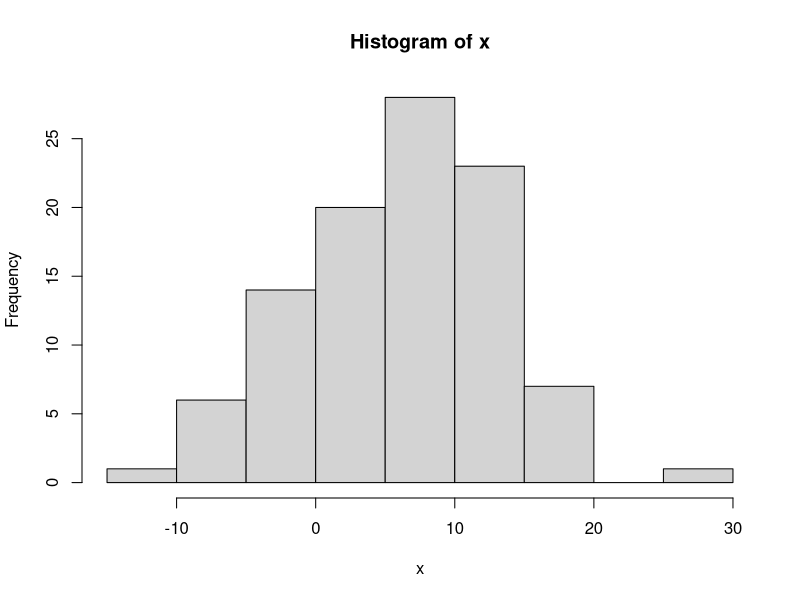
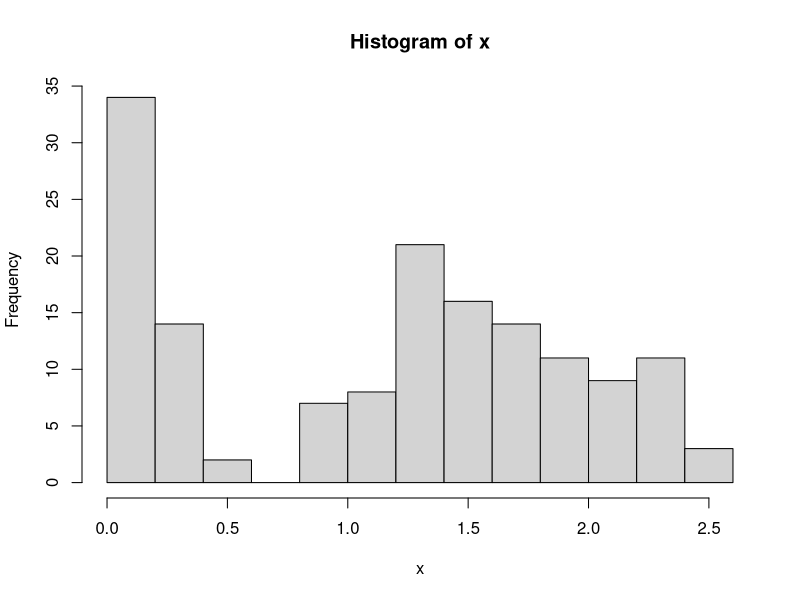

Here is the R script that generated these plots, in order:
## ---- chunk 1
#Draw a 100 points from a random normal of 100 with mean =6, sd =7
x<-rnorm(100,6,7)
#view distribution
hist(x)
#sample 5 without replacement
sample(x,5)
## ---- chunk 2
require(xtable)
options(xtable.type = 'html')
xtable(head(iris))
## ---- chunk 3
require(xtable)
options(xtable.type = 'html')
xtable(head(iris))
## ---- chunk 4
x<-iris$Sepal.Length
head(x)

y<-iris[,"Sepal.Length"]
head(y)
## ---- chunk 5
colnames(iris)
#Identical to iris$Sepal.Length
SL<-iris[,"Sepal.Length"]
head(SL)
SL2<-iris[,1]
## ---- chunk 6
a<-iris[c(5,7),1:2]
options(xtable.type = 'html')
xtable(head(a))
## ---- chunk 7
#Grab the Sepal.Width
x<-iris$Petal.Width
#Histogram
hist(x)
## ---- chunk 8
#Which values are greater than 1?
x<-iris$Petal.Width
logi<-x > 1

#Return all columns based on iris$Petal.Width
a<-iris[logi,]
## ---- chunk 9
options(xtable.type = 'html')
xtable(head(a))
## ---- chunk 10
#Which values are greater than 1?
x<-iris$Petal.Width
logi<-x > 1

#Return all values in Sepal.Length where Sepal.Width is greater than 1. 
head(iris[logi,"Petal.Length"])
## ---- chunk 11
Only4<-iris[iris$Petal.Length==4,]
## ---- chunk 12
options(xtable.type = 'html')
#Get records with petal length of 4
xtable(head(Only4))
## ---- chunk 13
Vers_Only<-iris[iris$Species=="versicolor",]
## ---- chunk 14
options(xtable.type = 'html')
xtable(head(Vers_Only))
## ---- chunk 15
subsetX<-iris[iris$Petal.Length > 4 & iris$Species == "versicolor",]
## ---- chunk 16
options(xtable.type = 'html')
xtable(head(subsetX))
